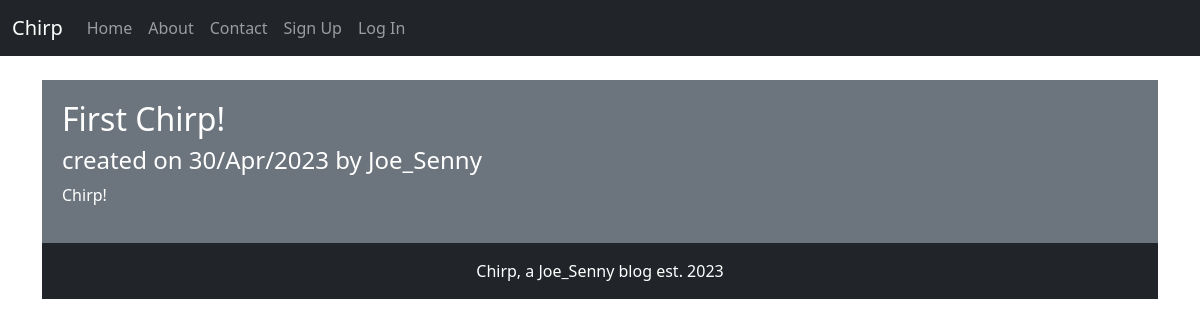
The app's page /post/1/ with its own data.
### app.py (models this page shows, shortened)
class Post(db.Model):
    __tablename__ = "posts"
    id = db.Column(db.Integer, primary_key=True)
    title = db.Column(db.String(80), nullable=False)
    content = db.Column(db.String, nullable=False)
    created_on = db.Column(db.DateTime, default=datetime.now())
    user_id = db.Column(db.Integer, db.ForeignKey("users.id"), unique=False, nullable=False)
    author = db.Column(db.String, nullable=False)
    created_by = db.relationship("User", back_populates="posts")

### app.py (the view)
@app.route('/post/<int:id>/')
def post(id):
    post = Post.query.get_or_404(id)
    context = {
        "post": post
    }
    return render_template('post.html', **context)

### templates/post.html (shortened to what this page needs)
{% extends 'base.html' %} {% block content %}
<div style="background-color:#6c757d;color:white;padding:20px;">
    <h2>{{post.title}}</h2>
    <h4>created on {{post.created_on.strftime('%d/%b/%Y')}}  by {{post.author}}</h4>
    <p>{{post.content}}</p>
{% endblock content %}

### records on screen
Post: title "First Chirp!", created_on "30/Apr/2023", author "Joe_Senny", content "Chirp!"
